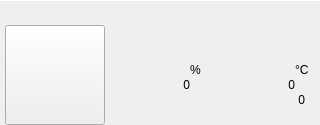
<?xml version="1.0" encoding="UTF-8"?>
<ui version="4.0">
 <class>MoldValuesForm</class>
 <widget class="QWidget" name="MoldValuesForm">
  <property name="geometry">
   <rect>
    <x>0</x>
    <y>0</y>
    <width>320</width>
    <height>125</height>
   </rect>
  </property>
  <widget class="QWidget" name="temperature" native="true">
   <property name="geometry">
    <rect>
     <x>5</x>
     <y>25</y>
     <width>100</width>
     <height>100</height>
    </rect>
   </property>
   <widget class="QLabel" name="indoorTemperature">
    <property name="geometry">
     <rect>
      <x>0</x>
      <y>35</y>
      <width>80</width>
      <height>50</height>
     </rect>
    </property>
    <property name="text">
     <string notr="true">0</string>
    </property>
    <property name="alignment">
     <set>Qt::AlignRight|Qt::AlignTrailing|Qt::AlignVCenter</set>
    </property>
   </widget>
   <widget class="QLabel" name="indoorTemperatureDecimal">
    <property name="geometry">
     <rect>
      <x>70</x>
      <y>60</y>
      <width>20</width>
      <height>30</height>
     </rect>
    </property>
    <property name="text">
     <string notr="true">0</string>
    </property>
    <property name="alignment">
     <set>Qt::AlignRight|Qt::AlignTrailing|Qt::AlignVCenter</set>
    </property>
   </widget>
   <widget class="QLabel" name="unitDegree0">
    <property name="geometry">
     <rect>
      <x>80</x>
      <y>35</y>
      <width>20</width>
      <height>20</height>
     </rect>
    </property>
    <property name="text">
     <string notr="true">°C</string>
    </property>
   </widget>
   <widget class="QWidget" name="symbolTemperature" native="true">
    <property name="geometry">
     <rect>
      <x>40</x>
      <y>0</y>
      <width>35</width>
      <height>35</height>
     </rect>
    </property>
    <property name="styleSheet">
     <string notr="true">image: url(:/settings/icons/indoor.svg);</string>
    </property>
   </widget>
  </widget>
  <widget class="QWidget" name="humidity" native="true">
   <property name="geometry">
    <rect>
     <x>110</x>
     <y>25</y>
     <width>100</width>
     <height>100</height>
    </rect>
   </property>
   <widget class="QWidget" name="symbolHumidity" native="true">
    <property name="geometry">
     <rect>
      <x>40</x>
      <y>0</y>
      <width>35</width>
      <height>35</height>
     </rect>
    </property>
    <property name="styleSheet">
     <string notr="true">image: url(:/settings/icons/humidity.svg);</string>
    </property>
   </widget>
   <widget class="QLabel" name="indoorHumidity">
    <property name="geometry">
     <rect>
      <x>0</x>
      <y>35</y>
      <width>80</width>
      <height>50</height>
     </rect>
    </property>
    <property name="text">
     <string notr="true">0</string>
    </property>
    <property name="alignment">
     <set>Qt::AlignRight|Qt::AlignTrailing|Qt::AlignVCenter</set>
    </property>
   </widget>
   <widget class="QLabel" name="unitPercent">
    <property name="geometry">
     <rect>
      <x>80</x>
      <y>35</y>
      <width>20</width>
      <height>20</height>
     </rect>
    </property>
    <property name="text">
     <string notr="true">%</string>
    </property>
   </widget>
  </widget>
  <widget class="QWidget" name="outdoor" native="true">
   <property name="geometry">
    <rect>
     <x>215</x>
     <y>25</y>
     <width>100</width>
     <height>100</height>
    </rect>
   </property>
   <widget class="QWidget" name="symbolOutdoor" native="true">
    <property name="geometry">
     <rect>
      <x>40</x>
      <y>0</y>
      <width>35</width>
      <height>35</height>
     </rect>
    </property>
    <property name="styleSheet">
     <string notr="true">image: url(:/settings/icons/outdoor.svg);</string>
    </property>
   </widget>
   <widget class="QLabel" name="unitDegree1">
    <property name="geometry">
     <rect>
      <x>80</x>
      <y>35</y>
      <width>20</width>
      <height>20</height>
     </rect>
    </property>
    <property name="text">
     <string notr="true">°C</string>
    </property>
   </widget>
   <widget class="QLabel" name="outdoorHumiditySmall">
    <property name="geometry">
     <rect>
      <x>25</x>
      <y>80</y>
      <width>70</width>
      <height>20</height>
     </rect>
    </property>
    <property name="alignment">
     <set>Qt::AlignRight|Qt::AlignTrailing|Qt::AlignVCenter</set>
    </property>
   </widget>
   <widget class="QLabel" name="outdoorTemperatureDecimal">
    <property name="geometry">
     <rect>
      <x>70</x>
      <y>60</y>
      <width>20</width>
      <height>30</height>
     </rect>
    </property>
    <property name="text">
     <string notr="true">0</string>
    </property>
    <property name="alignment">
     <set>Qt::AlignRight|Qt::AlignTrailing|Qt::AlignVCenter</set>
    </property>
   </widget>
   <widget class="QLabel" name="outdoorTemperature">
    <property name="geometry">
     <rect>
      <x>0</x>
      <y>35</y>
      <width>80</width>
      <height>50</height>
     </rect>
    </property>
    <property name="text">
     <string notr="true">0</string>
    </property>
    <property name="alignment">
     <set>Qt::AlignRight|Qt::AlignTrailing|Qt::AlignVCenter</set>
    </property>
   </widget>
  </widget>
  <widget class="mold::MoldValueProgressWidget" name="progressBar" native="true">
   <property name="geometry">
    <rect>
     <x>0</x>
     <y>1</y>
     <width>320</width>
     <height>25</height>
    </rect>
   </property>
  </widget>
  <widget class="Line" name="space">
   <property name="geometry">
    <rect>
     <x>0</x>
     <y>0</y>
     <width>320</width>
     <height>1</height>
    </rect>
   </property>
   <property name="sizePolicy">
    <sizepolicy hsizetype="Maximum" vsizetype="Maximum">
     <horstretch>0</horstretch>
     <verstretch>0</verstretch>
    </sizepolicy>
   </property>
   <property name="styleSheet">
    <string notr="true">color: rgb(255, 255, 255);</string>
   </property>
   <property name="frameShadow">
    <enum>QFrame::Plain</enum>
   </property>
   <property name="orientation">
    <enum>Qt::Horizontal</enum>
   </property>
  </widget>
  <widget class="QPushButton" name="valveSettings">
   <property name="geometry">
    <rect>
     <x>5</x>
     <y>25</y>
     <width>100</width>
     <height>100</height>
    </rect>
   </property>
   <property name="text">
    <string/>
   </property>
  </widget>
 </widget>
 <customwidgets>
  <customwidget>
   <class>mold::MoldValueProgressWidget</class>
   <extends>QWidget</extends>
   <header>gui/MoldValueProgressWidget.hpp</header>
   <container>1</container>
  </customwidget>
 </customwidgets>
 <resources/>
 <connections/>
</ui>
